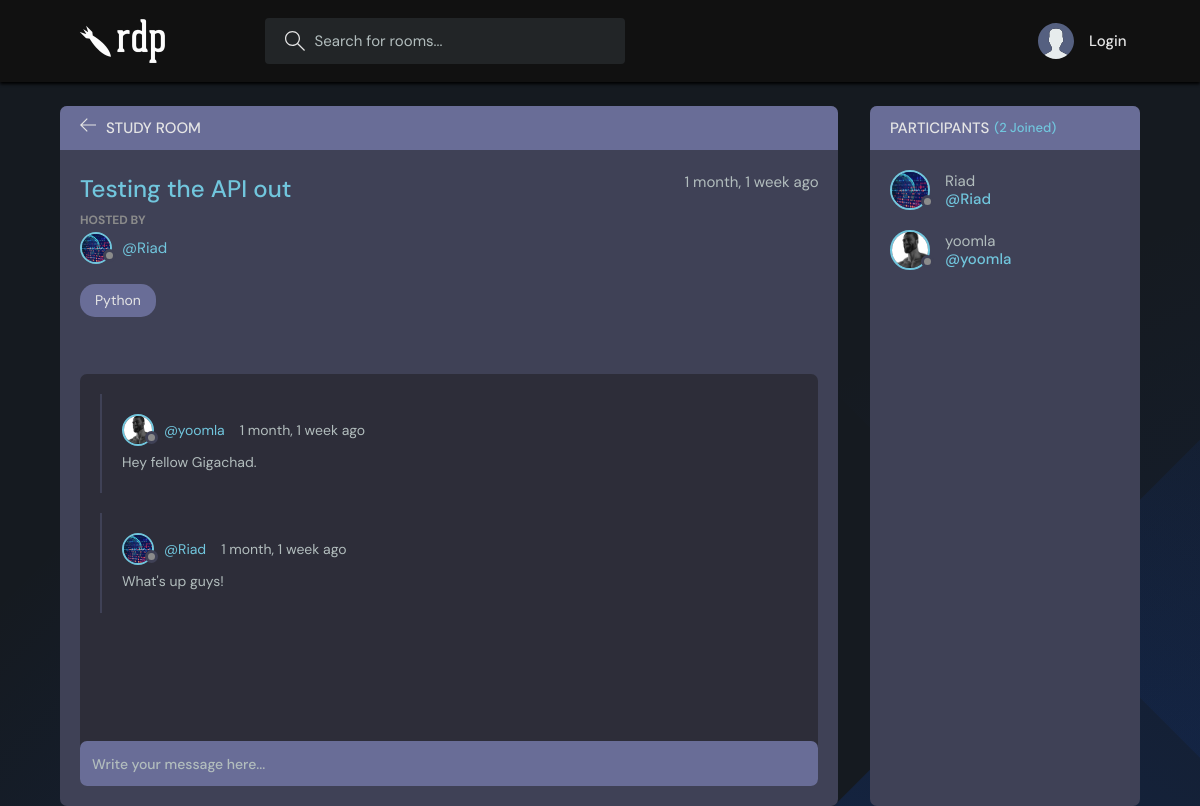
The app's page /room/1/, older data.
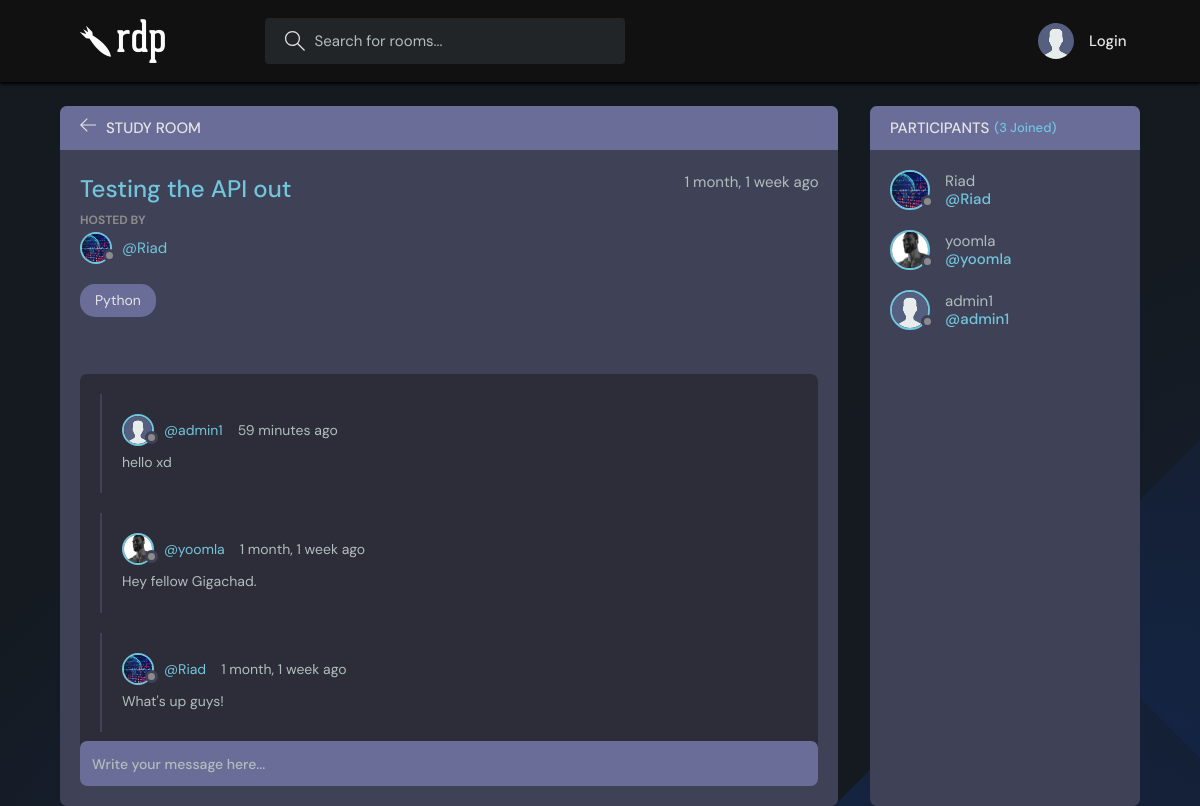
The same page, newer data.
### base/models.py (models this page shows, shortened)
class Message(models.Model):
    user = models.ForeignKey(User, on_delete=models.CASCADE)
    room = models.ForeignKey(Room, on_delete=models.CASCADE)
    body = models.TextField()
    updated = models.DateTimeField(auto_now=True)
    created = models.DateTimeField(auto_now_add=True)
    class Meta:
        ordering = ['-updated', '-created']

class User(AbstractUser):
    name = models.CharField(max_length=200, null=True)
    email = models.EmailField(unique=True, null=True)
    bio = models.TextField(null=True)
    avatar = models.ImageField(null=True, default="avatar.svg")
    USERNAME_FIELD = 'email'
    REQUIRED_FIELDS = ['username'] ## necessary as without that, I won't be able to make a super user.

### base/views.py (the view, shortened to what this page needs)
# urls.py: path('room/<str:pk>/', views.room, name="room"),
def room(request, pk):
    room = Room.objects.get(id=pk)
    room_messages = room.message_set.all()
    participants = room.participants.all()
    context = {'room': room, 'room_messages': room_messages,
               'participants': participants}
    return render(request, 'base/room.html', context)

### base/models.py (called while the page is built)
    def __str__(self):
        return self.name

### base/templates/base/room.html (shortened to what this page needs)
{% extends "main.html" %}
{% block content %}
<main class="profile-page layout layout--2">
  <div class="container">
    <div class="room">
      <div class="room__top">
        <div class="room__topLeft">
          <a href="{% url 'home' %}">
            <svg version="1.1" xmlns="http://www.w3.org/2000/svg" width="32" height="32" viewBox="0 0 32 32">
              <title>arrow-left</title>
              <path
                d="M13.723 2.286l-13.723 13.714 13.719 13.714 1.616-1.611-10.96-10.96h27.625v-2.286h-27.625l10.965-10.965-1.616-1.607z">
              </path>
            </svg>
          </a>
          <h3>Study Room</h3>
        </div>
      </div>
      <div class="room__box scroll">
        <div class="room__header scroll">
          <div class="room__info">
            <h3>{{room.name}}</h3>
            <span>{{room.created|timesince}} ago</span>
          </div>
          <div class="room__hosted">
            <p>Hosted By</p>
            <a href="{% url 'user-profile' room.host.id %}" class="room__author">
              <div class="avatar avatar--small">
                <img src="{{room.host.avatar.url}}" />
              </div>
              <span>@{{room.host.username}}</span>
            </a>
          </div>
          <span class="room__topics">{{room.topic}}</span>
        </div>
        <div class="room__conversation">
          <div class="threads scroll">
            {% for message in room_messages %}
            <div class="thread">
              <div class="thread__top">
                <div class="thread__author">
                  <a href="{% url 'user-profile' message.user.id %}" class="thread__authorInfo">
                    <div class="avatar avatar--small">
                      <img src="{{message.user.avatar.url}}" />
                    </div>
                    <span>@{{message.user.username}}</span>
                  </a>
                  <span class="thread__date">{{message.created|timesince}} ago</span>
                </div>
              </div>
              <div class="thread__details">
                {{message.body}}
              </div>
            </div>
            {% endfor %}
          </div>
        </div>
      </div>
      <div class="room__message">
        <form action="" method="POST">
          <input name="body" placeholder="Write your message here..." />
        </form>
      </div>
    </div>
    <div class="participants">
      <h3 class="participants__top">Participants <span>({{participants.count}} Joined)</span></h3>
      <div class="participants__list scroll">
        {% for user in participants %}
        <a href="{% url 'user-profile' user.id %}" class="participant">
          <div class="avatar avatar--medium">
            <img src="{{user.avatar.url}}" />
          </div>
          <p>
            {{user.username}}
            <span>@{{user.username}}</span>
          </p>
        </a>
        {% endfor %}
      </div>
    </div>
  </div>
</main>
{% endblock %}

Row changes from the older to the newer data that the page shows:
added Message: user.avatar (placeholder picture), user.username "admin1", created "59 minutes", body "hello xd"
now on this page (row edited): User: avatar (placeholder picture), username "admin1"
Text that changed along with them:
{{ participants.count }}: "2" → "3"
